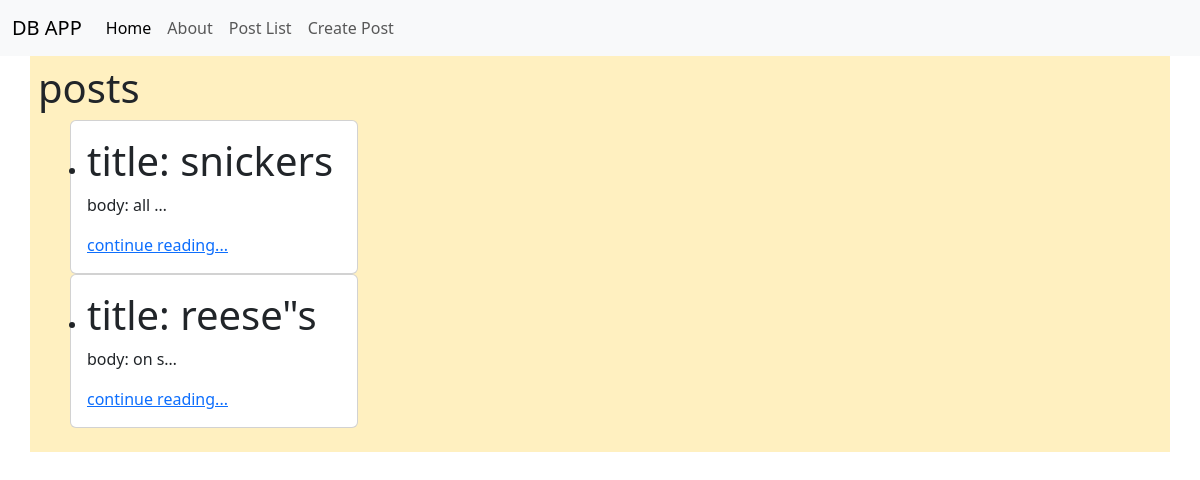
Page /post/list/ on the earlier database version.
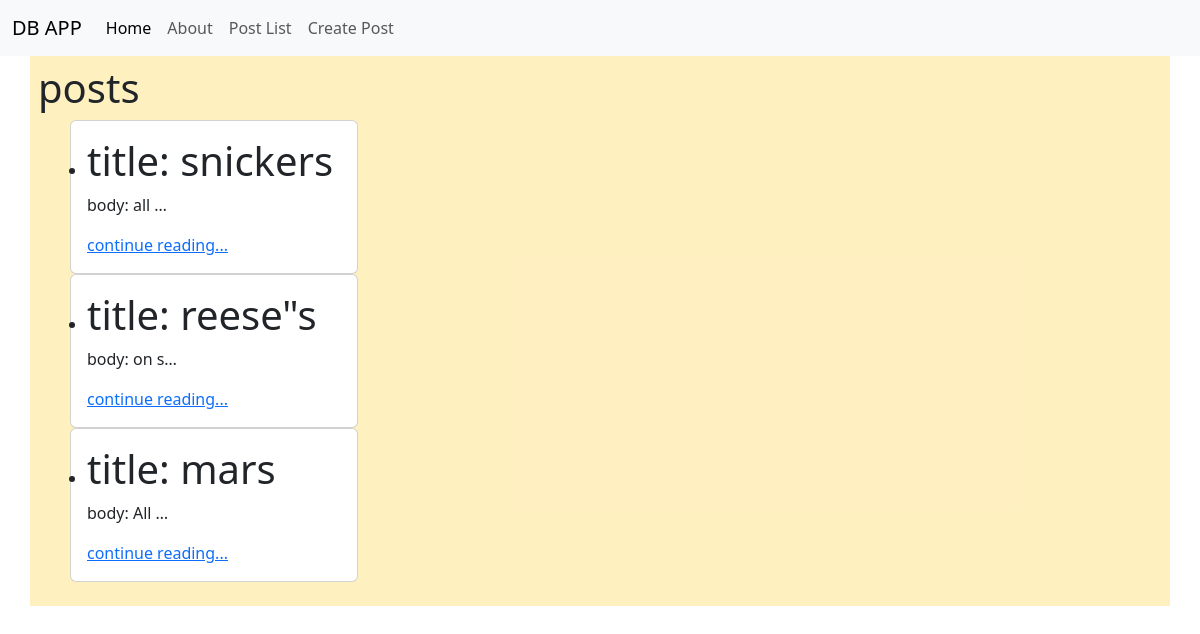
Same page on the later database version.
### post/models.py (models this page shows, shortened)
class Post(models.Model): #OOP - classes and objects
    title = models.CharField(max_length=128)
    subtitle = models.CharField(max_length=256)
    body = models.TextField()
    created_on = models.DateTimeField(auto_now_add=True)
    author = models.ForeignKey(
        get_user_model(),
        on_delete=models.CASCADE
    )

### post/views.py (the view)
# urls.py: path("list/", PostListView.as_view(), name='post_list'),
class PostListView(ListView): #GET Request -> List
    template_name = "post/list.html"
    model = Post
    context_object_name = "posts"

### templates/post/list.html (shortened to what this page needs)
{% extends 'base.html' %}
{% block content %}
    <h1>posts</h1>
        <ul>
            {% for item in posts %}
                <div class="card" style="width: 18rem;">
                    <div class="card-body">
                        <li>
                            <h1 class="card-title">title: {{ item.title }}</h1>
                            <p class="card-text">body: {{ item.body|truncatechars:5}}</p>
                            <a href="{% url 'post_detail' item.id %}" class="card-link">continue reading...</a>
                        </li>
                    </div>
                </div>
            {% endfor %}
        </ul>
    {% endblock %}

### templates/base.html (shortened to what this page needs)
<!DOCTYPE html>
<html lang="en">
<head>
    <link href="https://cdn.jsdelivr.net/npm/bootstrap@5.3.8/dist/css/bootstrap.min.css" rel="stylesheet">
</head>
<body>
    {% include 'navbar.html' %}
    <div class="container bg-warning p-2 text-dark bg-opacity-25">
        {% block content %}
        {% endblock %}
    </div>
</body>
</html>

### templates/navbar.html (shortened to what this page needs)
<nav class="navbar navbar-expand-lg bg-body-tertiary">
  <div class="container-fluid">
    <a class="navbar-brand" href="{% url 'home' %}">DB APP</a>
    <div class="collapse navbar-collapse" id="navbarSupportedContent">
      <ul class="navbar-nav me-auto mb-2 mb-lg-0">
        <li class="nav-item">
          <a class="nav-link active" aria-current="page" href="{% url 'homeTwo' %}">Home</a>
        </li>
        <li class="nav-item">
          <a class="nav-link" href="{% url 'about' %}">About</a>
        </li>
        <li class="nav-item">
          <a class="nav-link" href="{% url 'post_list' %}">Post List</a>
        </li>
        <li class="nav-item">
          <a class="nav-link" href="{% url 'post_new' %}">Create Post</a>
        </li>
      </ul>
    </div>
  </div>
</nav>

Differences in the rows shown:
added Post: title "mars", body "All …"
